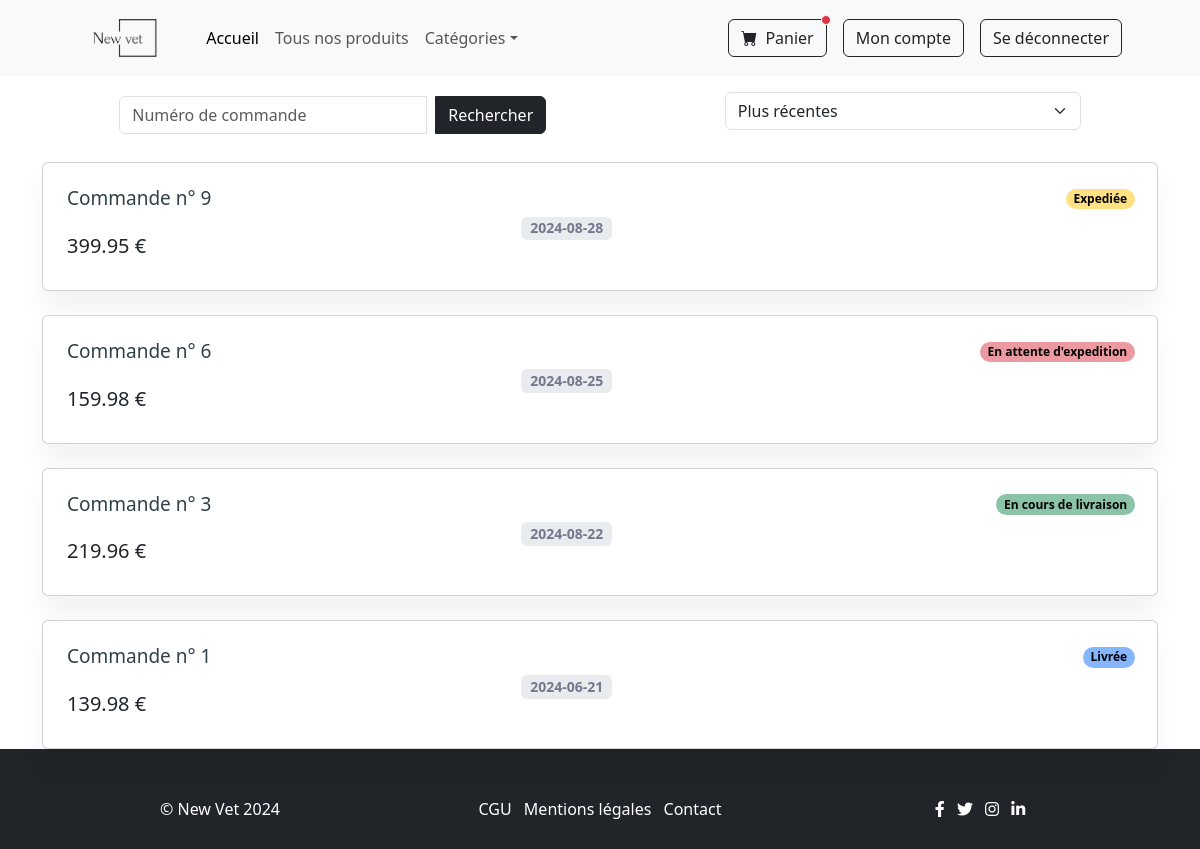
Screenshot of /myorders.php (signed in) with the database file from the repository.
### tables this page shows
CREATE TABLE `commandes` (
  `id` int(11) NOT NULL,
  `utilisateur_id` int(11) NOT NULL,
  `total` decimal(10,2) NOT NULL,
  `date_creation` date NOT NULL DEFAULT current_timestamp(),
  `prix_total` decimal(10,2) NOT NULL DEFAULT 0.00,
  `statut` int(1) NOT NULL DEFAULT 1
);

### functions.php (called while the page is built, shortened)
<?php
function checkLogin($con){
    if(isset($_SESSION['user_id'])){
        $id = $_SESSION['user_id'];
        $query = "SELECT * FROM utilisateurs WHERE id = '$id' limit 1";
        $result = mysqli_query($con,$query);
        if($result && mysqli_num_rows($result)> 0){
            $userData = mysqli_fetch_assoc($result);
            return $userData;
        }
    }
}
function getOrdersByUserIdNewest($con, $user_id){
    $query = "SELECT * FROM commandes WHERE utilisateur_id = '$user_id' ORDER BY date_creation DESC";
    $result = mysqli_query($con,$query);
    if($result && mysqli_num_rows($result)> 0){
        $orders = mysqli_fetch_all($result, MYSQLI_ASSOC);
        return $orders;
    }
}
function getCart($con, $userId){
    $query = "SELECT * FROM paniers WHERE utilisateur_id = '$userId'";
    $result = mysqli_query($con,$query);
    if($result && mysqli_num_rows($result)> 0){
        $cart = mysqli_fetch_assoc($result);
        return $cart;
    }
}
?>

### myorders.php (the view, shortened to what this page needs)
<?php
include("config.php");
include("functions.php");
if(isset($_GET['orderNumber']) ){
    $searchOrderNumber = (int)$_GET['orderNumber'];
}else{
    $searchOrderNumber = '';
}
if ($searchOrderNumber > 0) {
    $orders = getOrdersByUserIdAndNumber($con, $_SESSION['user_id'], $searchOrderNumber);
} else {
    $orders = getOrdersByUserIdNewest($con, $_SESSION['user_id']);
}
?>
<!DOCTYPE html>
<html lang="fr">
<head>
    <link rel="stylesheet" href="https://cdn.jsdelivr.net/npm/bootstrap-icons@1.11.3/font/bootstrap-icons.min.css">
    <link href="https://cdn.jsdelivr.net/npm/bootstrap@5.3.3/dist/css/bootstrap.min.css" rel="stylesheet"
>
    <link rel="stylesheet" href="assets/css/style.css" />
    <link rel="stylesheet" href="assets/css/myorders.css" />
</head>
<body>
    <main>
        <?php include "header.php"; ?>
        <section class="section mt-3">
            <div class="container">
                <div class="justify-content-center row d-flex justify-content-around">
                    <span class="col-lg-5 row">
                                <form method="GET" action="" class="d-flex align-items-center">
                                    <div class="input-group">
                                        <input name="orderNumber"
                                            placeholder="Numéro de commande" type="search" class="form-control "
                                            value="<?php if($searchOrderNumber != 0) echo $searchOrderNumber?>" />
                                        <button type="submit" class="btn btn-dark ms-2">Rechercher</button>
                                    </div>
                                </form>
                    </span>
                    <div class="col-lg-4 mb-2">
                        <select class="form-select" id="ordersOrder" onchange="ordersSort()">
                            <option value="1">Plus récentes</option>
                        </select>
                    </div>
                </div>
                <div class="row">
                    <div class="col-lg-12">
                        <div id="ordersList">
                            <?php
                            foreach ($orders as $order) {
                                $orderId = $order['id'];
                                $orderDate = $order['date_creation'];
                                $orderTotal = $order['total'];
                                $orderStatus = $order['statut'];
                                $orderStatusTag = "<p class='badge rounded-pill bg-danger text-black'>Etat Inconnu</p>";
                                switch ($orderStatus) {
                                    case 1:
                                        $orderStatusTag = "<p class='badge rounded-pill bg-danger text-black' style='--bs-bg-opacity: .5;'>En attente d'expedition</p>";
                                        break;
                                    case 2:
                                        $orderStatusTag = "<p class='badge rounded-pill bg-warning text-black' style='--bs-bg-opacity: .5;'>Expediée</p>";
                                        break;
                                    case 3:
                                        $orderStatusTag = "<p class='badge rounded-pill bg-success text-black' style='--bs-bg-opacity: .5;'>En cours de livraison</p>";
                                        break;
                                    case 4:
                                        $orderStatusTag = "<p class='badge rounded-pill bg-primary text-black' style='--bs-bg-opacity: .5;'>Livrée</p>";
                                        break;
                                }
                                echo "<div class='order-list-box card mt-4'>
                                        <div class='p-4 card-body'>
                                            <div class='align-items-center row'>
                                                <div class='col-lg-5'>
                                                    <div class='mt-3 mt-lg-0'>
                                                        <h5 class='fs-19 mb-4'>
                                                            <a class='primary-link' href='#'>Commande n° $orderId</a>
                                                        </h5>
                                                        <h5>$orderTotal €</h5>
                                                    </div>
                                                </div>
                                            <div class='col-lg-4'>
                                                <div class='mt-2 mt-lg-0 d-flex flex-wrap align-items-start gap-1'>
                                                    <span class='badge bg-soft-secondary fs-14 mt-1'>$orderDate</span>
                                                </div>
                                            </div>
                                        </div>
                                        <div class='shipping-state'>
                                            $orderStatusTag
                                        </div>
                                    </div>
                                </div>
                        ";
                            }
                            ?>
                        </div>
                    </div>
                </div>
            </div>
        </section>
        <div class="push"></div>
    </main>
    <?php include "footer.php"; ?>
</body>
</html>

### header.php (shortened to what this page needs)
<header>
    <nav class="navbar navbar-expand-lg navbar-light bg-light">
        <div class="container px-4 px-lg-5">
            <a class="navbar-brand" href="index.php"><img src="assets/img/logo-black.png" height="50px"></img></a>
            <div class="collapse navbar-collapse" id="navbarSupportedContent">
                <ul class="navbar-nav me-auto mb-2 mb-lg-0 ms-lg-4">
                    <li class="nav-item"><a class="nav-link active" aria-current="page" href="index.php">Accueil</a></li>
                    <li class="nav-item"><a class="nav-link" href="#!">Tous nos produits</a></li>
                    <li class="nav-item dropdown">
                        <a class="nav-link dropdown-toggle" id="navbarDropdown" href="#" role="button"
                            data-bs-toggle="dropdown" aria-expanded="false">Catégories</a>
                    </li>
                </ul>
                <?php
                $userData = checkLogin($con);
                if ($userData) {
                    $codeBadge ="";
                    if(getCart($con, $userData['id'])){
                        $codeBadge = "<span class='position-absolute top-0 start-100 translate-middle p-1 bg-danger border border-light rounded-circle'>
                                <span class='visually-hidden'>New alerts</span>
                            </span>";
                    }
                    echo "<button class='btn btn-outline-dark position-relative' type='submit'>
                            <i class='bi-cart-fill me-1'></i>
                            Panier
                            $codeBadge
                          </button>
                          <a class='btn btn-outline-dark ms-3' href='profile.php'>Mon compte</a>
                          <a class='btn btn-outline-dark ms-3' href='logout.php'>Se déconnecter</a>";
                } else {
                    echo "<a class='btn btn-outline-dark ms-3' href='login.php'>Se Connecter</a>
                          <a class='btn btn-outline-dark ms-3' href='signup.php'>S'inscrire</a>";
                }
                ?>
            </div>
        </div>
    </nav>
</header>

### footer.php
<footer class="py-5 bg-dark">
    <div class="container">
        <div class="row">
            <div class="col-md-4 text-center text-md-left">
                <p class="m-0 text-white">&copy; New Vet 2024</p>
            </div>
            <div class="col-md-4 my-3 my-md-0">
                <ul class="list-inline text-center">
                    <li class="list-inline-item">
                        <a href="/cgu" class="text-white">CGU</a>
                    </li>
                    <li class="list-inline-item">
                        <a href="/mentions-legales" class="text-white">Mentions légales</a>
                    </li>
                    <li class="list-inline-item">
                        <a href="/contact" class="text-white">Contact</a>
                    </li>
                </ul>
            </div>
            <div class="col-md-4 text-center text-md-right">
                <ul class="list-inline">
                    <li class="list-inline-item">
                        <a href="https://facebook.com/votreprofil" class="text-white">
                            <i class="fab fa-facebook-f"></i>
                        </a>
                    </li>
                    <li class="list-inline-item">
                        <a href="https://twitter.com/votreprofil" class="text-white">
                            <i class="fab fa-twitter"></i>
                        </a>
                    </li>
                    <li class="list-inline-item">
                        <a href="https://instagram.com/votreprofil" class="text-white">
                            <i class="fab fa-instagram"></i>
                        </a>
                    </li>
                    <li class="list-inline-item">
                        <a href="https://linkedin.com/in/votreprofil" class="text-white">
                            <i class="fab fa-linkedin-in"></i>
                        </a>
                    </li>
                </ul>
            </div>
        </div>
    </div>
</footer>
<link rel="stylesheet" href="https://cdnjs.cloudflare.com/ajax/libs/font-awesome/5.15.4/css/all.min.css">

### assets/css/style.css (style rules this page uses)
body, html { height: 100%; }
main { min-height: 100vh; margin-bottom: -100px; }
footer,.push { height: 100px; }

### assets/css/myorders.css (style rules this page uses)
.card { box-shadow: 0 20px 27px 0 rgb(0 0 0 / 5%); }
.fs-19 { font-size: 19px; }
.primary-link { color: #314047; -webkit-transition: all .5s ease; transition: all .5s ease; }
a { color: #02af74; text-decoration: none; }
.order-list-box .shipping-state { position: absolute; right: 22px; top: 22px; }
.fs-14 { font-size: 14px; }
.bg-soft-secondary { background-color: rgba(116, 120, 141, .15) !important; color: #74788d !important; }
.mt-1 { margin-top: 0.25rem !important; }

### rows the page displays
commandes: id "9", total "399.95", date_creation "2024-08-28", statut "Expediée"
commandes: id "6", total "159.98", date_creation "2024-08-25", statut "En attente d'expedition"
commandes: id "3", total "219.96", date_creation "2024-08-22", statut "En cours de livraison"
commandes: id "1", total "139.98", date_creation "2024-06-21", statut "Livrée"
